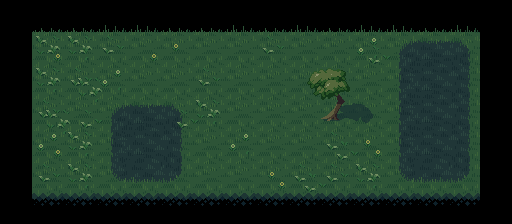

Rendered tile map (Tiled .tmx) drawn with the repository's tilesets; below, a short description and the full map source, tile grids included:
An orthogonal 16x7 tile map with 32x32 px tiles, 5 tile layers (Ground, Ground2, Flowers, OnGround, ...) and 8 objects (2x SpawnPoint, Trigger).

<map version="1.9" tiledversion="1.9.2" orientation="orthogonal" renderorder="right-down" width="16" height="7" tilewidth="32" tileheight="32" infinite="0" nextlayerid="9" nextobjectid="19">
 <editorsettings>
  <export target="ForestMap.json" format="json" />
 </editorsettings>
 <properties>
  <property name="tileMap" value="ForestMap" />
 </properties>
 <tileset firstgid="1" name="ForestMap" tilewidth="32" tileheight="32" tilecount="64" columns="8">
  <image source="ForestMap.png" width="256" height="256" />
 </tileset>
 <layer id="1" name="Ground" class="Tilemap" width="16" height="7">
  <properties>
   <property name="individualSorting" type="bool" value="false" />
   <property name="sortingLayer" value="Ground" />
   <property name="tileMap" value="ForestMap" />
  </properties>
  <data encoding="csv">
0,9,9,9,9,9,9,9,9,9,9,9,9,9,9,0,
0,17,17,17,17,17,17,17,17,17,17,17,5,6,7,0,
0,17,17,17,17,17,17,17,17,17,17,17,13,14,15,0,
0,17,17,5,6,7,17,17,17,17,17,17,13,14,15,0,
0,17,17,13,14,15,17,17,17,17,17,17,13,14,15,0,
0,17,17,21,22,23,17,17,17,17,17,17,21,22,23,0,
0,25,25,25,25,25,25,25,25,25,25,25,25,25,25,0
</data>
 </layer>
 <layer id="3" name="Ground2" class="Tilemap" width="16" height="7">
  <properties>
   <property name="individualSorting" type="bool" value="true" />
   <property name="sortingLayer" value="Ground" />
   <property name="tileMap" value="ForestMap" />
  </properties>
  <data encoding="csv">
0,0,0,10,10,0,0,10,0,10,0,10,10,0,10,0,
0,2,2,1,0,27,0,0,1,0,0,11,0,0,0,0,
0,2,1,11,0,0,1,0,0,0,0,0,0,0,0,0,
0,1,0,0,0,0,2,0,0,0,19,20,0,0,0,0,
0,11,2,0,0,0,0,11,0,0,1,27,0,0,0,0,
0,1,2,0,0,0,0,0,27,1,1,2,0,0,0,0,
0,0,0,0,0,0,0,0,0,0,0,0,0,0,0,0
</data>
 </layer>
 <layer id="7" name="Flowers" class="Tilemap" width="16" height="7" offsetx="10" offsety="10">
  <properties>
   <property name="individualSorting" type="bool" value="true" />
   <property name="sortingLayer" value="Ground" />
   <property name="tileMap" value="ForestMap" />
  </properties>
  <data encoding="csv">
0,0,0,0,0,0,0,0,0,0,0,0,0,0,0,0,
0,27,0,0,27,0,0,0,0,0,0,1,0,0,0,0,
0,0,2,0,0,0,0,0,0,0,0,0,0,0,0,0,
0,2,1,0,0,1,0,0,0,0,0,0,0,0,0,0,
0,27,0,0,0,0,0,0,0,0,1,27,0,0,0,0,
0,0,0,0,0,0,0,0,27,1,0,0,0,0,0,0,
0,0,0,0,0,0,0,0,0,0,0,0,0,0,0,0
</data>
 </layer>
 <layer id="2" name="OnGround" class="Tilemap" width="16" height="7">
  <properties>
   <property name="individualSorting" type="bool" value="true" />
   <property name="sortingLayer" value="OnGround" />
   <property name="tileMap" value="ForestMap" />
  </properties>
  <data encoding="csv">
0,0,0,0,0,0,0,0,0,0,0,0,0,0,0,0,
0,0,0,0,0,0,0,0,0,0,0,0,0,0,0,0,
0,0,0,0,0,0,0,0,0,0,0,0,0,0,0,0,
0,0,0,0,0,0,0,0,0,0,12,0,0,0,0,0,
0,0,0,0,0,0,0,0,0,0,0,0,0,0,0,0,
0,0,0,0,0,0,0,0,0,0,0,0,0,0,0,0,
0,0,0,0,0,0,0,0,0,0,0,0,0,0,0,0
</data>
 </layer>
 <layer id="4" name="AboveGround" class="Tilemap" width="16" height="7">
  <properties>
   <property name="individualSorting" type="bool" value="false" />
   <property name="sortingLayer" value="AboveGround" />
   <property name="tileMap" value="ForestMap" />
  </properties>
  <data encoding="csv">
0,0,0,0,0,0,0,0,0,0,0,0,0,0,0,0,
0,0,0,0,0,0,0,0,0,0,0,0,0,0,0,0,
0,0,0,0,0,0,0,0,0,3,4,0,0,0,0,0,
0,0,0,0,0,0,0,0,0,0,0,0,0,0,0,0,
0,0,0,0,0,0,0,0,0,0,0,0,0,0,0,0,
0,0,0,0,0,0,0,0,0,0,0,0,0,0,0,0,
0,0,0,0,0,0,0,0,0,0,0,0,0,0,0,0
</data>
 </layer>
 <objectgroup id="6" name="Colliders" class="Colliders">
  <object id="4" x="-8.5" y="-3.5" width="43" height="234" />
  <object id="6" x="28.6667" y="192.417" width="492" height="44.9167" />
  <object id="8" x="479" y="-3" width="38.3333" height="204" />
  <object id="10" x="29.3333" y="-5.33333" width="457.333" height="36.6667" />
  <object id="16" x="322.182" y="113.818" width="15.4545" height="7.81818" />
 </objectgroup>
 <objectgroup id="8" name="Triggers" class="Colliders">
  <object id="18" name="Trigger_Test1" class="Trigger" x="61" y="52" width="36.5" height="38.5" />
 </objectgroup>
 <objectgroup id="5" name="Placeholders" class="SpawnPlaceholders">
  <object id="1" name="Actor_Hero" class="SpawnPoint" x="253" y="117">
   <point />
  </object>
  <object id="2" name="Actor_Oldman" class="SpawnPoint" x="288.167" y="103.417">
   <point />
  </object>
 </objectgroup>
</map>
